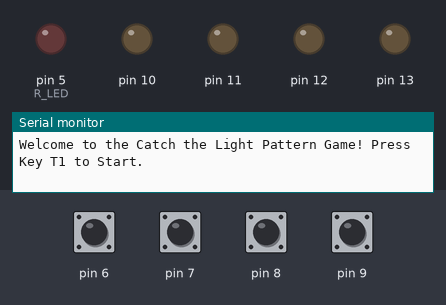
Recording of a sketch running on a simulated Arduino Uno, built with avr-gcc and run on an emulated ATmega328P. Shown: output pins drawn as LEDs (lit = HIGH), the last lines printed to the serial monitor. Inputs (shaded band) come from the test bench; at power-on: pin 6–9 HIGH. Random numbers use the default seed unless the sketch sets one.

Above: at 1.25 s.
1.3 s: pin 6 pulled LOW for 0.15 s
At 3.6 s:
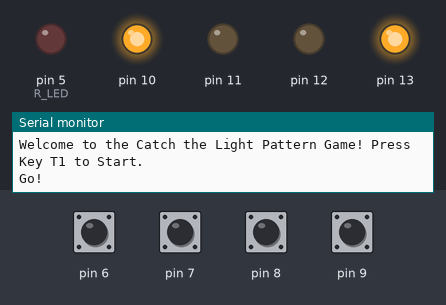
3.9 s: pin 7 pulled LOW for 0.15 s
At 4.3 s:
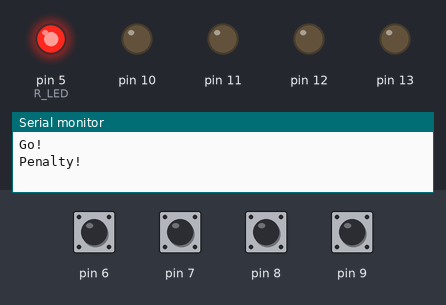
7.0 s: pin 8 pulled LOW for 0.15 s
At 9.9 s:
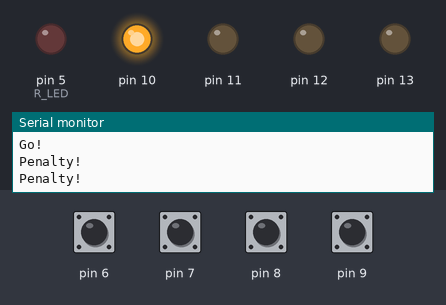
10.1 s: pin 9 pulled LOW for 0.15 s
Timing chart, 0 to 24.1 s (numbered marks = the images above; inputs shaded):
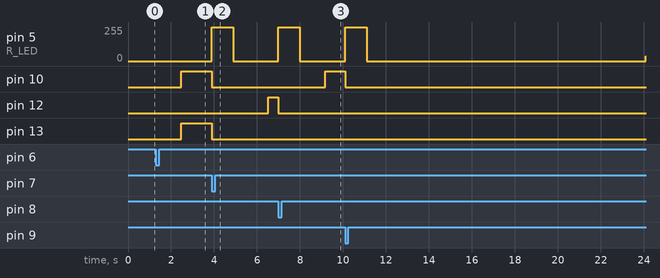

Measured:
- after the input at 1.3 s, pin 10, pin 13: LOW → HIGH after 1.2 s
- after the input at 3.9 s, pin 5 (R_LED): 0/255 → 255/255 at once, → 0/255 1.0 s later; pin 12: LOW → HIGH after 2.6 s
- after the input at 7.0 s, pin 5 (R_LED): 0/255 → 255/255 at once, → 0/255 1.0 s later; pin 10: LOW → HIGH after 2.2 s; pin 12: HIGH → LOW at once

The sketch:

catch_the_pattern.ino
```cpp
#include <EnableInterrupt.h>
#include <avr/sleep.h>

#define LED(X) (X+10)
#define BUTTON(X) (X+6)
#define R_LED 5
#define POT A0

#define IDLE_TIME 1500
#define START_WAIT_TIME 1500
#define BASE_DECREASE_FACTOR 5
#define N_PENALTIES 3
#define PULSE_SPEED 0.02

// This implementation uses predefined states to describe every possible game condition.
// Every state has it's own code describing how the game should interact with the player and LEDs in the loop.
enum State {WAIT_FOR_INPUT, SLEEP, DISPLAY_PATTERN, INPUT_PATTERN, PENALTY, WAIT_FOR_DISPLAY, GAME_OVER};

// Current state is stored in the curState variable, and the default state is idle waiting for player input.
State curState = WAIT_FOR_INPUT;
int penalty = 0;
int score = 0;
int level = 1;
int difficulty = 1;
int pattern = 0;
int guess = 0;
long timer; // This is the timer used by every state that needs to change after a certain delay (almost all of them)
int t1 = 4000; // T1 is the amount of time the pattern is displayed, starts at 4 seconds
int t2 = 8000; // T2 is the amount of time the player has to input the correct pattern, starts at 8 seconds

float pulse, pulseDirection;

bool buttonState[4]; // buttons state
int button1State = 0; // 0-> LOW, 1-> RISING, 2-> HIGH
int button1Debounce = 0;

void setup() {
  Serial.begin(9600);
  randomSeed(analogRead(A1));
  // Initialize pins
  for (int i=0; i<4; i++) {
    pinMode(BUTTON(i), INPUT_PULLUP);
    enableInterrupt(BUTTON(i), buttonInterrupt, RISING); // Attach interrupt handler to buttons
    pinMode(LED(i), OUTPUT);
  }
  // Start game
  waitForInput();
}

void loop() {
  // Update buttons 2 -> 4
  for (int i = 1; i < 4; i++) {
    buttonState[i] = !((bool)digitalRead(BUTTON(i)));
  }
  // Button 1 has a debouncer to prevent instantly starting the game after waking from sleep
  if (buttonState[0] == (bool)digitalRead(BUTTON(0))) {
    button1Debounce = millis();
    buttonState[0] = !((bool)digitalRead(BUTTON(0)));
  }
  if ((millis() - button1Debounce) > 50) {
    buttonState[0] = !((bool)digitalRead(BUTTON(0)));
  }

  // This is used to start the game on button T1 press
  if (buttonState[0] && button1State == 0 ) {
    button1State = 1; // T1 pressed
  } else if (buttonState[0] && button1State == 1) {
    button1State = 2; // T1 held
  } else if (!buttonState[0]) {
    button1State = 0; // T1 released
  }

  // Change loop behaviour depending on the game state.
  switch (curState) {
    case WAIT_FOR_INPUT:
      // This is the default state. Waiting 10 seconds goes into sleep mode, and pressing button T1 starts the game.
      if (timer >= millis()) { // timer = 10 seconds
        // Led Pulse
        pulse += pulseDirection;
        if (pulse >= 255 || pulse <= 0) pulseDirection *= -1;
        analogWrite(R_LED, (int)pulse);

        // Button T1 pressed
        if (button1State == 1) {
          startGame();
        }
      } else {
        sleep();
      }
      break;
    case SLEEP:
      // Wait for interrupt
      break;
    case DISPLAY_PATTERN:
      // This state lasts for t1 milliseconds and displays the pattern to the player
      // Pressing a button here results in a penalty
      for (int x = 0; x < 4; x++) {
        if (buttonState[x]) { // If player presses a button now, give penalty
          givePenalty();
        }
      }
      if (millis() > timer) { // timer = t1
        inputPattern();
      }
      break;
    case INPUT_PATTERN:
      // This state lasts for t2 milliseconds and is used to collect player input to recreate the pattern
      for (int x = 0; x < 4; x++) {
        if (buttonState[x]) { // If player presses a button now,
          guess | 1 << x;     // Update the player's "guess" binary pattern
          digitalWrite(LED(x), HIGH); // And turn on the appropriate LED
        }
      }
      if (millis() > timer) { // timer = t2
        if (guess == pattern) { // Player guesses right, add score, increase difficulty and return to WAIT_FOR_DISPLAY state
          level++;
          score += level * difficulty; // Score awarded is higher each level, and is increased for higher difficulties
          // Decrease time for display and input by a value F, calculated using the game difficulty
          float F = 1 - ((7.5 * (difficulty + 1)) / 100); // Time is decreased by 15% / 22.5% / 30% / 37.5%
          t1 *= F;
          t2 *= F;
          Serial.print("New point! Score: ");
          Serial.println(score);
          waitForDisplay();
        } else { // Player guesses wrong, give penalty (giving a penalty returns the state to WAIT_FOR_DISPLAY)
          givePenalty();
        }
      }
      break;
    case PENALTY:
      if (millis() > timer) { // timer = 1 second
        // If player has reached 3 penalties, the game ends
        if (penalty >= N_PENALTIES) {
          Serial.print("Game Over! Final score: ");
          Serial.println(score);
          gameOver();
        } else { // Otherwise, return to WAIT_FOR_DISPLAY state
          digitalWrite(R_LED, LOW);
          waitForDisplay();
        }
      }
      break;
    case WAIT_FOR_DISPLAY:
      // This state lasts for 1 ~ 2 seconds before generating a new pattern and going to DISPLAY_PATTERN state
      if (millis() > timer) { // timer = 1 second
        displayPattern();
      }
      break;
    case GAME_OVER:
      // The game has ended. Wait 10 seconds before returning to default state
      if (millis() > timer) { // timer = 10 seconds
        waitForInput();
      }
      break;
  }
}

void randomizeLeds() {
  pattern = random(); // Generate random 4 digit binary pattern (Es: 1011)
  pattern = (pattern % 15) + 1; // Pattern should go from 0001 to 1111
  // Turn on green LEDs to match pattern
  for (int x = 0; x < 4; x++) {
    int mask = 1 << x;
    digitalWrite(LED(x), pattern & mask);
  }
}

void sleep() {
  curState = SLEEP;
  set_sleep_mode(SLEEP_MODE_PWR_DOWN);
  turnOffLeds();
  digitalWrite(R_LED, LOW);
  sleep_mode();
  // Wait for interrupt, then return to default state
  waitForInput();
}

// Empty interrupt function, used to wake up the microcontroller from sleep
void buttonInterrupt() {}

// Calling this method returns to the default state of waiting for a player input to start the game
void waitForInput() {
  curState = WAIT_FOR_INPUT;
  Serial.println("Welcome to the Catch the Light Pattern Game! Press Key T1 to Start.");
  timer = 10000 + millis(); // After 10 seconds switch to sleep mode
  pulse = 0; // Reset red LED pulse parameters
  pulseDirection = PULSE_SPEED;
}

// Print message, turn off red LED, set difficulty for the game and reset game variables
void startGame() {
  Serial.println("Go!");
  digitalWrite(R_LED, LOW);
  difficulty = (analogRead(POT) / 255) + 1;
  penalty = 0;
  level = 0;
  score = 0;
  t1 = 4000;
  t2 = 8000;
  waitForDisplay(); // Then switch to WAIT_FOR_DISPLAY state to start the game loop
}

// Wait a random time between 1 and 2 seconds before displaying pattern
void waitForDisplay() {
  turnOffLeds();
  guess = 0;
  curState = WAIT_FOR_DISPLAY;
  timer = millis() + 1000 + (random() % 1000);
}

// Generate random pattern, then switch to DISPLAY_PATTERN state for t1 milliseconds
void displayPattern() {
  randomizeLeds();
  curState = DISPLAY_PATTERN;
  timer = millis() + t1;
}

// Turn off LEDS, switch to INPUT_PATTERN state for t2 milliseconds
void inputPattern() {
  turnOffLeds();
  curState = INPUT_PATTERN;
  timer = millis() + t2;
}

// When ending the game wait 10 seconds before returning to WAIT_FOR_INPUT state
void gameOver() {
  digitalWrite(R_LED, LOW);
  turnOffLeds();
  curState = GAME_OVER;
  timer =  millis() + 10000;
}

// Add penalty count, print, turn on red LED and turn off the others, then switch to PENALTY state
void givePenalty() {
  penalty++;
  Serial.println("Penalty!");
  digitalWrite(R_LED, HIGH);
  turnOffLeds();
  curState = PENALTY;
  timer = millis() + 1000; // Penalty state should last 1 second
}

// Turn off the leds
void turnOffLeds() {
  for (int x = 0; x < 4; x++) {
    digitalWrite(LED(x), LOW);
  }
}
```
